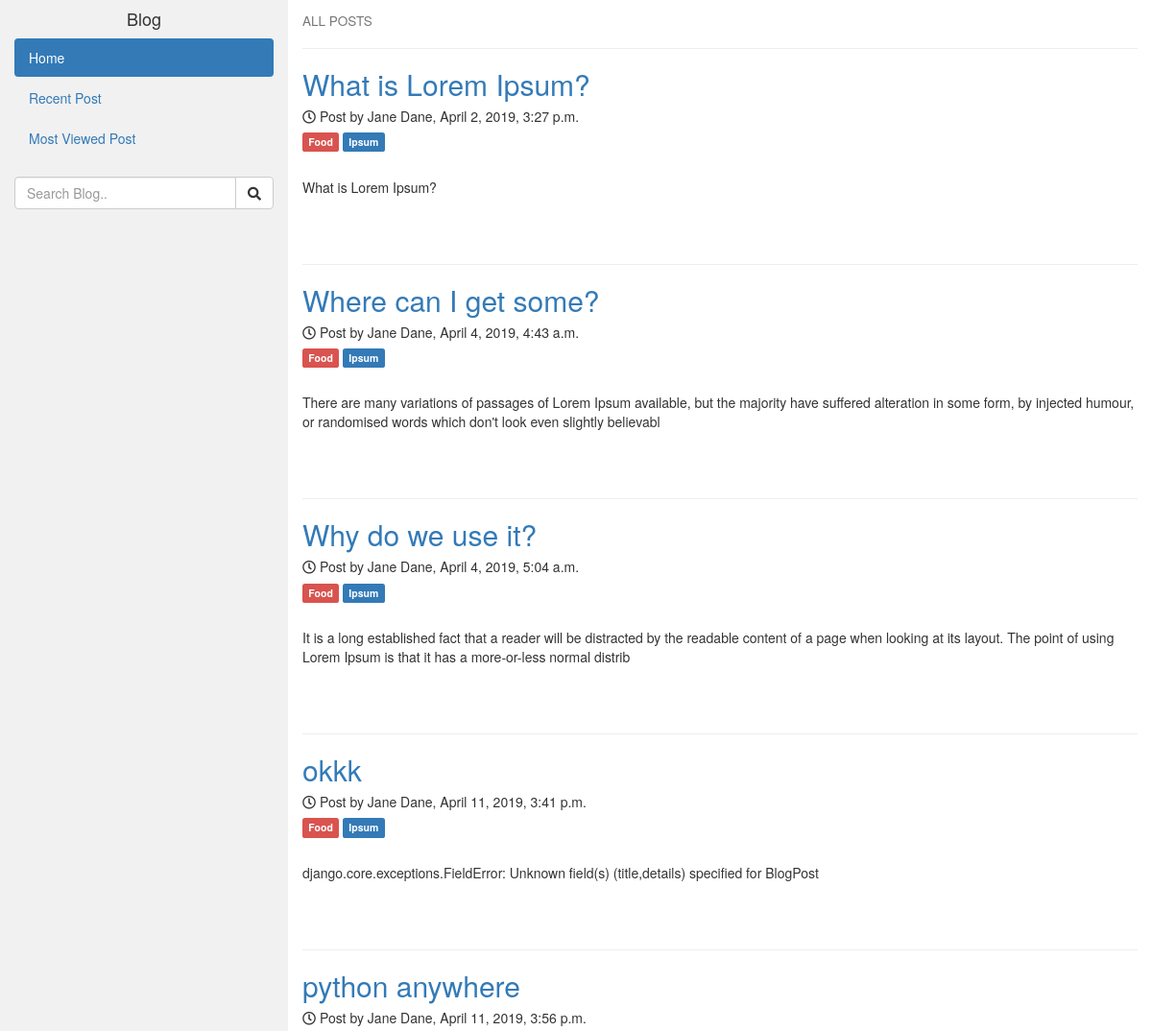
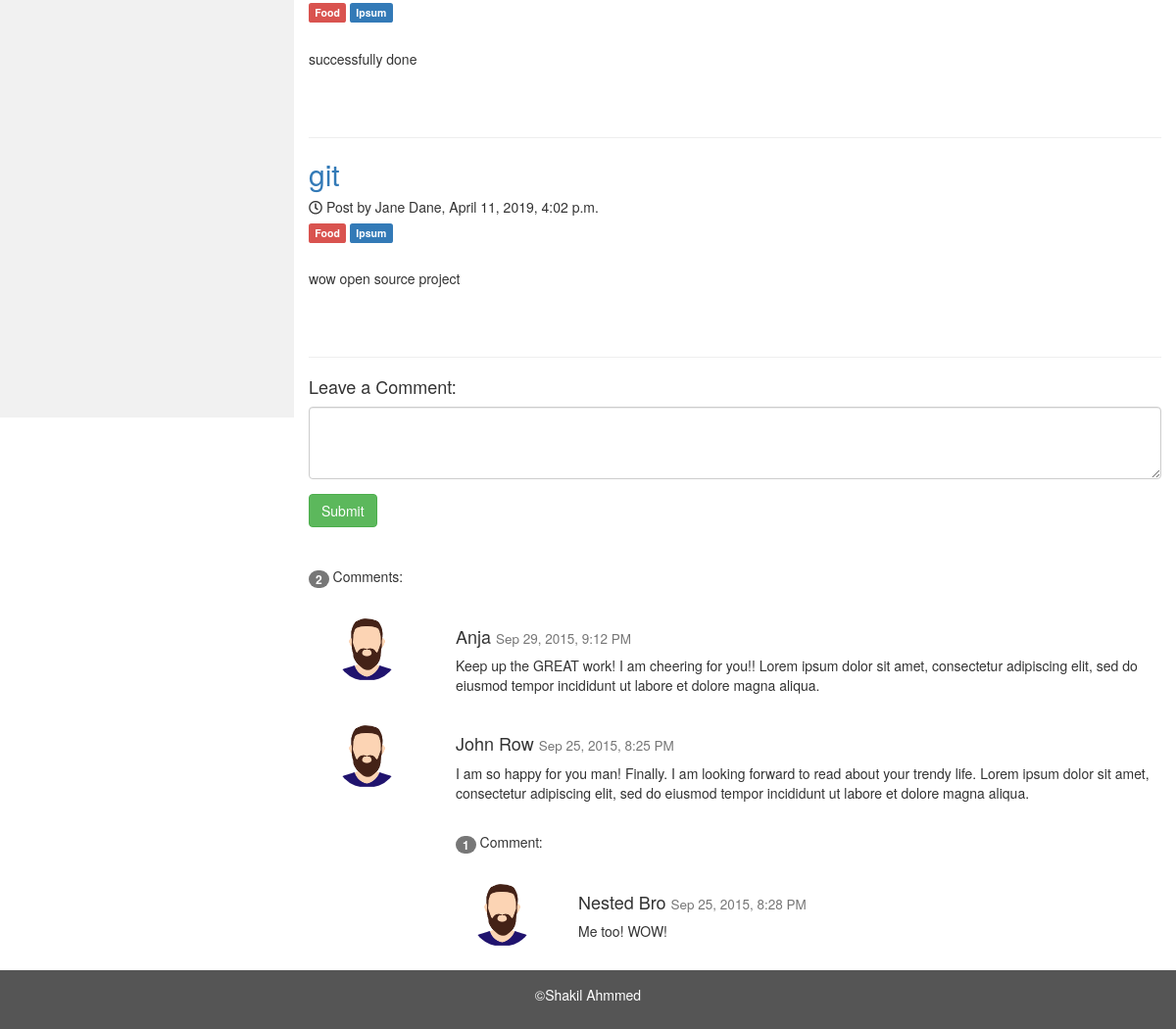
The page / on the database its author committed (2 pictures, top to bottom).
### dashboard/models.py (models this page shows, shortened)
class BlogPost(models.Model):
    title = models.CharField(max_length=255)
    details = models.TextField()
    category = models.ForeignKey(Category, on_delete=models.DO_NOTHING, default=1)
    publish_date = models.DateTimeField(auto_now_add=True)
    update_date = models.DateTimeField(auto_now=True)
    status = models.BooleanField(default=0)

### blog/views.py (the view)
# urls.py: path('', views.index, name="home"),
def index(request):
    allpost = BlogPost.objects.all()
    context = {
        'allpost' : allpost
    }
    return render(request, 'blog/home.html',context)

### blog/templates/blog/home.html (shortened to what this page needs)
{% extends 'blog/index.html' %}
{% load static %}
{% block maincontent %}
<div class="col-sm-9">
      <h4><small>ALL POSTS</small></h4>
      <hr>
      {% for i in allpost %}
      <a href="{% url 'details' i.pk %}"> <h2>{{i.title}}</h2> </a>
      <h5><span class="text-default"><i class="far fa-clock"></i> Post by Jane Dane, {{i.publish_date}}</h5>
      <h5><span class="label label-danger">Food</span> <span class="label label-primary">Ipsum</span></h5><br>
      <p>{{i.details|slice:'200'}}</p>
      <br><br>
      <hr>
        {% endfor %}
      <h4>Leave a Comment:</h4>
      <form role="form">
        <div class="form-group">
          <textarea class="form-control" rows="3" required></textarea>
        </div>
        <button type="submit" class="btn btn-success">Submit</button>
      </form>
      <br><br>
      <p><span class="badge">2</span> Comments:</p><br>
      <div class="row">
        <div class="col-sm-2 text-center">
          <img src="{% static 'blog/images/image.png' %}" class="img-circle" height="65" width="65" alt="Avatar">
        </div>
        <div class="col-sm-10">
          <h4>Anja <small>Sep 29, 2015, 9:12 PM</small></h4>
          <p>Keep up the GREAT work! I am cheering for you!! Lorem ipsum dolor sit amet, consectetur adipiscing elit, sed do eiusmod tempor incididunt ut labore et dolore magna aliqua.</p>
          <br>
        </div>
        <div class="col-sm-2 text-center">
          <img src="{% static 'blog/images/image.png' %}" class="img-circle" height="65" width="65" alt="Avatar">
        </div>
        <div class="col-sm-10">
          <h4>John Row <small>Sep 25, 2015, 8:25 PM</small></h4>
          <p>I am so happy for you man! Finally. I am looking forward to read about your trendy life. Lorem ipsum dolor sit amet, consectetur adipiscing elit, sed do eiusmod tempor incididunt ut labore et dolore magna aliqua.</p>
          <br>
          <p><span class="badge">1</span> Comment:</p><br>
          <div class="row">
            <div class="col-sm-2 text-center">
              <img src="{% static 'blog/images/image.png' %}" class="img-circle" height="65" width="65" alt="Avatar">
            </div>
            <div class="col-xs-10">
              <h4>Nested Bro <small>Sep 25, 2015, 8:28 PM</small></h4>
              <p>Me too! WOW!</p>
              <br>
            </div>
          </div>
        </div>
      </div>
    </div>
{% endblock maincontent %}

### rows shown on the page
BlogPost: title "What is Lorem Ipsum?", publish_date "April 2, 2019, 3:27 p.m.", details "What is Lorem Ipsum?"
BlogPost: title "Where can I get some?", publish_date "April 4, 2019, 4:43 a.m.", details "There are many variations of passages of Lorem Ipsum available, but the majority have suffered alteration in some form, by injected humour, or randomised words which don't look even slightly believabl"
BlogPost: title "Why do we use it?", publish_date "April 4, 2019, 5:04 a.m.", details "It is a long established fact that a reader will be distracted by the readable content of a page when looking at its layout. The point of using Lorem Ipsum is that it has a more-or-less normal distrib"
BlogPost: title "okkk", publish_date "April 11, 2019, 3:41 p.m.", details "django.core.exceptions.FieldError: Unknown field(s) (title,details) specified for BlogPost"
BlogPost: title "python anywhere", publish_date "April 11, 2019, 3:56 p.m.", details "successfully done"
BlogPost: title "git", publish_date "April 11, 2019, 4:02 p.m.", details "wow open source project"
